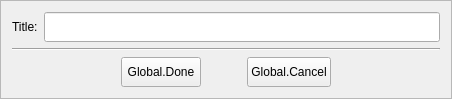
<?xml version="1.0" encoding="UTF-8"?>
<ui version="4.0">
 <class>InputDialogFrame</class>
 <widget class="QFrame" name="InputDialogFrame">
  <property name="geometry">
   <rect>
    <x>0</x>
    <y>0</y>
    <width>452</width>
    <height>99</height>
   </rect>
  </property>
  <property name="windowTitle">
   <string>Frame</string>
  </property>
  <property name="frameShape">
   <enum>QFrame::StyledPanel</enum>
  </property>
  <property name="frameShadow">
   <enum>QFrame::Raised</enum>
  </property>
  <layout class="QVBoxLayout" name="verticalLayout">
   <item>
    <layout class="QHBoxLayout" name="horizontalLayout">
     <item>
      <widget class="QLabel" name="labelInputTitle">
       <property name="text">
        <string>Title:</string>
       </property>
      </widget>
     </item>
     <item>
      <widget class="QLineEdit" name="lineInputEdit">
       <property name="minimumSize">
        <size>
         <width>0</width>
         <height>30</height>
        </size>
       </property>
      </widget>
     </item>
    </layout>
   </item>
   <item>
    <widget class="Line" name="line">
     <property name="orientation">
      <enum>Qt::Horizontal</enum>
     </property>
    </widget>
   </item>
   <item>
    <layout class="QHBoxLayout" name="horizontalLayout_2">
     <item>
      <spacer name="horizontalSpacer_2">
       <property name="orientation">
        <enum>Qt::Horizontal</enum>
       </property>
       <property name="sizeHint" stdset="0">
        <size>
         <width>40</width>
         <height>20</height>
        </size>
       </property>
      </spacer>
     </item>
     <item>
      <widget class="QPushButton" name="buttonDialogDone">
       <property name="minimumSize">
        <size>
         <width>80</width>
         <height>30</height>
        </size>
       </property>
       <property name="text">
        <string>Global.Done</string>
       </property>
      </widget>
     </item>
     <item>
      <spacer name="horizontalSpacer">
       <property name="orientation">
        <enum>Qt::Horizontal</enum>
       </property>
       <property name="sizeType">
        <enum>QSizePolicy::Fixed</enum>
       </property>
       <property name="sizeHint" stdset="0">
        <size>
         <width>40</width>
         <height>20</height>
        </size>
       </property>
      </spacer>
     </item>
     <item>
      <widget class="QPushButton" name="buttonDialogCancel">
       <property name="minimumSize">
        <size>
         <width>80</width>
         <height>30</height>
        </size>
       </property>
       <property name="text">
        <string>Global.Cancel</string>
       </property>
      </widget>
     </item>
     <item>
      <spacer name="horizontalSpacer_3">
       <property name="orientation">
        <enum>Qt::Horizontal</enum>
       </property>
       <property name="sizeHint" stdset="0">
        <size>
         <width>40</width>
         <height>20</height>
        </size>
       </property>
      </spacer>
     </item>
    </layout>
   </item>
  </layout>
 </widget>
 <resources/>
 <connections/>
</ui>
